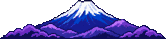
#> input picture src/client/art/mountain.png, 166 x 39 px
$ python sf-exact.py ../src/client/art/mountain.png ../src/client/art/pagoda.png
#> lines starting #> are read from the running program, lines starting #| are printed output that depends on the picture
#!/usr/bin/env python3
"""Turns a Sprite Fusion preview (an exact enlargement of the sprite) back into the sprite.

    python3 tools/sf-exact.py preview.png out.png

The preview is the sprite blown up by a whole number, so every block of that many pixels is
one flat colour. This finds the number, takes one pixel per block and trims the empty margin.
"""
import sys
from PIL import Image

src, out = sys.argv[1], sys.argv[2]
im = Image.open(src).convert('RGBA')
#> im is the input picture: PIL image 166x39 RGBA; mean R, G, B, A 35.1, 31.2, 82.9, 127.2
box = im.getbbox()
#> box = (0, 0, 166, 39)
if not box:
    sys.exit(f'{src}: empty image')


def flat(img, k):
    return all(
        img.getpixel((x, y)) == img.getpixel((x + k - 1, y + k - 1)) == img.getpixel((x + k // 2, y + k // 2))
        for y in range(0, img.height, k)
        for x in range(0, img.width, k)
    )


for k in (16, 12, 10, 8, 7, 6, 5, 4, 3, 2, 1):
    # The margin is a whole number of blocks too, so snap the crop to the grid.
    b = (box[0] // k * k, box[1] // k * k, -(-box[2] // k) * k, -(-box[3] // k) * k)
    c = im.crop(b)
    if c.width % k or c.height % k or not flat(c, k):
        continue
    s = Image.new('RGBA', (c.width // k, c.height // k))
    for y in range(s.height):
        for x in range(s.width):
            s.putpixel((x, y), c.getpixel((x * k + k // 2, y * k + k // 2)))
    s = s.crop(s.getbbox())
    s.save(out, optimize=True)
    print(f'{out}: {s.width}x{s.height} (x{k})')
    break
else:
    sys.exit(f'{src}: not an exact enlargement')
#> this loop made 11 passes
#> pass 1, `c = im.crop(b)`:
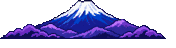
#> c: PIL image 176x48 RGBA; mean R, G, B, A 26.9, 23.9, 63.5, 97.5; transparent parts drawn white
#> pass 2, `c = im.crop(b)`:
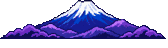
#> c: PIL image 168x48 RGBA; mean R, G, B, A 28.2, 25, 66.6, 102.1; transparent parts drawn white
#> pass 3, `c = im.crop(b)`:
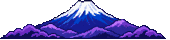
#> c: PIL image 170x40 RGBA; mean R, G, B, A 33.5, 29.7, 78.9, 121.1; transparent parts drawn white

$ run again, on src/client/art/trees-r.png
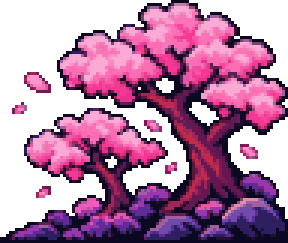
#> input picture src/client/art/trees-r.png, 96 x 81 px (shown 3 times larger)
#> im is the input picture: PIL image 96x81 RGBA; mean R, G, B, A 89.6, 40, 76.6, 160.6
#> box = (0, 0, 96, 81)
#> the loop `for k in (16, 12, 10, 8, 7, 6, 5, 4, 3, 2, 1):` made 11 passes
#> b on passes 1 to 8: (0, 0, 96, 96), (0, 0, 96, 84), (0, 0, 100, 90), (0, 0, 96, 88), (0, 0, 98, 84), (0, 0, 96, 84), (0, 0, 100, 85), (0, 0, 96, 84)
#> pass 1, `c = im.crop(b)`:
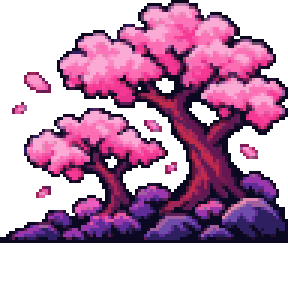
#> c: PIL image 96x96 RGBA (shown 3 times larger); mean R, G, B, A 75.6, 33.7, 64.6, 135.5; transparent parts drawn white
#> pass 3, `c = im.crop(b)`:
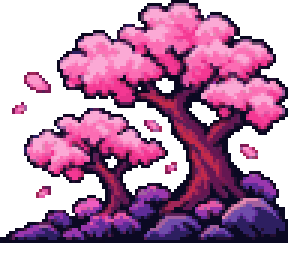
#> c: PIL image 100x90 RGBA (shown 3 times larger); mean R, G, B, A 77.4, 34.5, 66.2, 138.8; transparent parts drawn white

$ run again, on src/client/art/trees.png
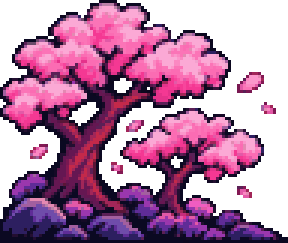
#> input picture src/client/art/trees.png, 96 x 81 px (shown 3 times larger)
#> im is the input picture: PIL image 96x81 RGBA; mean R, G, B, A 89.6, 40, 76.6, 160.6
#> box = (0, 0, 96, 81)
#> the loop `for k in (16, 12, 10, 8, 7, 6, 5, 4, 3, 2, 1):` made 11 passes
#> b on passes 1 to 8: (0, 0, 96, 96), (0, 0, 96, 84), (0, 0, 100, 90), (0, 0, 96, 88), (0, 0, 98, 84), (0, 0, 96, 84), (0, 0, 100, 85), (0, 0, 96, 84)
#> pass 1, `c = im.crop(b)`:
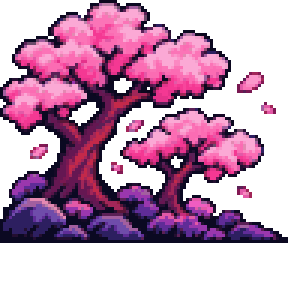
#> c: PIL image 96x96 RGBA (shown 3 times larger); mean R, G, B, A 75.6, 33.7, 64.6, 135.5; transparent parts drawn white
#> pass 3, `c = im.crop(b)`:
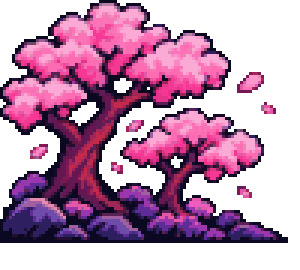
#> c: PIL image 100x90 RGBA (shown 3 times larger); mean R, G, B, A 77.4, 34.5, 66.2, 138.8; transparent parts drawn white
